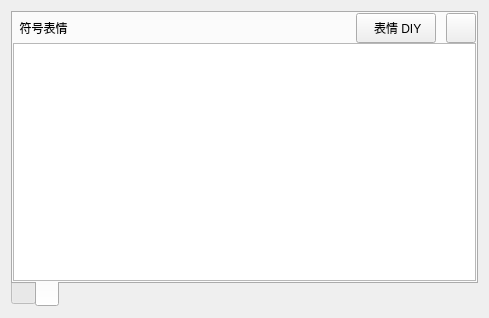
<?xml version="1.0" encoding="UTF-8"?>
<ui version="4.0">
 <class>EmojiWidget</class>
 <widget class="QWidget" name="EmojiWidget">
  <property name="geometry">
   <rect>
    <x>0</x>
    <y>0</y>
    <width>489</width>
    <height>318</height>
   </rect>
  </property>
  <property name="windowTitle">
   <string>Form</string>
  </property>
  <layout class="QGridLayout" name="gridLayout">
   <item row="0" column="0">
    <widget class="QWidget" name="widget" native="true">
     <layout class="QGridLayout" name="gridLayout_3">
      <property name="leftMargin">
       <number>0</number>
      </property>
      <property name="topMargin">
       <number>0</number>
      </property>
      <property name="rightMargin">
       <number>0</number>
      </property>
      <property name="bottomMargin">
       <number>0</number>
      </property>
      <property name="spacing">
       <number>0</number>
      </property>
      <item row="0" column="0">
       <widget class="QTabWidget" name="tabWidget">
        <property name="tabPosition">
         <enum>QTabWidget::South</enum>
        </property>
        <property name="tabShape">
         <enum>QTabWidget::Rounded</enum>
        </property>
        <property name="currentIndex">
         <number>1</number>
        </property>
        <widget class="QWidget" name="tab">
         <attribute name="title">
          <string/>
         </attribute>
         <layout class="QGridLayout" name="gridLayout_2">
          <property name="leftMargin">
           <number>0</number>
          </property>
          <property name="topMargin">
           <number>0</number>
          </property>
          <property name="rightMargin">
           <number>0</number>
          </property>
          <property name="bottomMargin">
           <number>0</number>
          </property>
          <property name="spacing">
           <number>0</number>
          </property>
          <item row="0" column="0">
           <widget class="QWidget" name="widgetContainer" native="true">
            <property name="minimumSize">
             <size>
              <width>0</width>
              <height>30</height>
             </size>
            </property>
            <layout class="QGridLayout" name="gridLayout_4">
             <property name="leftMargin">
              <number>0</number>
             </property>
             <property name="topMargin">
              <number>0</number>
             </property>
             <property name="rightMargin">
              <number>0</number>
             </property>
             <property name="bottomMargin">
              <number>0</number>
             </property>
             <property name="horizontalSpacing">
              <number>10</number>
             </property>
             <property name="verticalSpacing">
              <number>0</number>
             </property>
             <item row="0" column="0">
              <widget class="QLabel" name="label">
               <property name="text">
                <string>  经典表情 </string>
               </property>
              </widget>
             </item>
             <item row="0" column="2">
              <widget class="QPushButton" name="pushButtonDiy">
               <property name="minimumSize">
                <size>
                 <width>30</width>
                 <height>30</height>
                </size>
               </property>
               <property name="text">
                <string> 表情 DIY</string>
               </property>
              </widget>
             </item>
             <item row="0" column="3">
              <widget class="QToolButton" name="toolButtonSetting">
               <property name="minimumSize">
                <size>
                 <width>30</width>
                 <height>30</height>
                </size>
               </property>
               <property name="text">
                <string/>
               </property>
              </widget>
             </item>
             <item row="0" column="1">
              <spacer name="horizontalSpacer">
               <property name="orientation">
                <enum>Qt::Horizontal</enum>
               </property>
               <property name="sizeHint" stdset="0">
                <size>
                 <width>40</width>
                 <height>20</height>
                </size>
               </property>
              </spacer>
             </item>
            </layout>
           </widget>
          </item>
          <item row="1" column="0">
           <widget class="EmojiTableWidget" name="tableWidget"/>
          </item>
         </layout>
        </widget>
        <widget class="QWidget" name="tab_2">
         <attribute name="title">
          <string/>
         </attribute>
         <layout class="QGridLayout" name="gridLayout_6">
          <property name="leftMargin">
           <number>0</number>
          </property>
          <property name="topMargin">
           <number>0</number>
          </property>
          <property name="rightMargin">
           <number>0</number>
          </property>
          <property name="bottomMargin">
           <number>0</number>
          </property>
          <property name="spacing">
           <number>0</number>
          </property>
          <item row="0" column="0">
           <widget class="QWidget" name="widgetContainerSymbol" native="true">
            <property name="minimumSize">
             <size>
              <width>0</width>
              <height>30</height>
             </size>
            </property>
            <layout class="QGridLayout" name="gridLayout_5">
             <property name="leftMargin">
              <number>0</number>
             </property>
             <property name="topMargin">
              <number>0</number>
             </property>
             <property name="rightMargin">
              <number>0</number>
             </property>
             <property name="bottomMargin">
              <number>0</number>
             </property>
             <property name="horizontalSpacing">
              <number>10</number>
             </property>
             <property name="verticalSpacing">
              <number>0</number>
             </property>
             <item row="0" column="0">
              <widget class="QLabel" name="label_2">
               <property name="text">
                <string>  符号表情 </string>
               </property>
              </widget>
             </item>
             <item row="0" column="2">
              <widget class="QPushButton" name="pushButtonDiySymbol">
               <property name="minimumSize">
                <size>
                 <width>30</width>
                 <height>30</height>
                </size>
               </property>
               <property name="text">
                <string> 表情 DIY</string>
               </property>
              </widget>
             </item>
             <item row="0" column="3">
              <widget class="QToolButton" name="toolButtonSettingSymlbol">
               <property name="minimumSize">
                <size>
                 <width>30</width>
                 <height>30</height>
                </size>
               </property>
               <property name="text">
                <string/>
               </property>
              </widget>
             </item>
             <item row="0" column="1">
              <spacer name="horizontalSpacer_2">
               <property name="orientation">
                <enum>Qt::Horizontal</enum>
               </property>
               <property name="sizeHint" stdset="0">
                <size>
                 <width>40</width>
                 <height>20</height>
                </size>
               </property>
              </spacer>
             </item>
            </layout>
           </widget>
          </item>
          <item row="1" column="0">
           <widget class="EmojiTableWidget" name="tableWidgetSymbol"/>
          </item>
         </layout>
        </widget>
       </widget>
      </item>
     </layout>
    </widget>
   </item>
  </layout>
 </widget>
 <customwidgets>
  <customwidget>
   <class>EmojiTableWidget</class>
   <extends>QTableWidget</extends>
   <header>feature_widgets/EmojiTableWidget.h</header>
  </customwidget>
 </customwidgets>
 <resources/>
 <connections/>
</ui>
